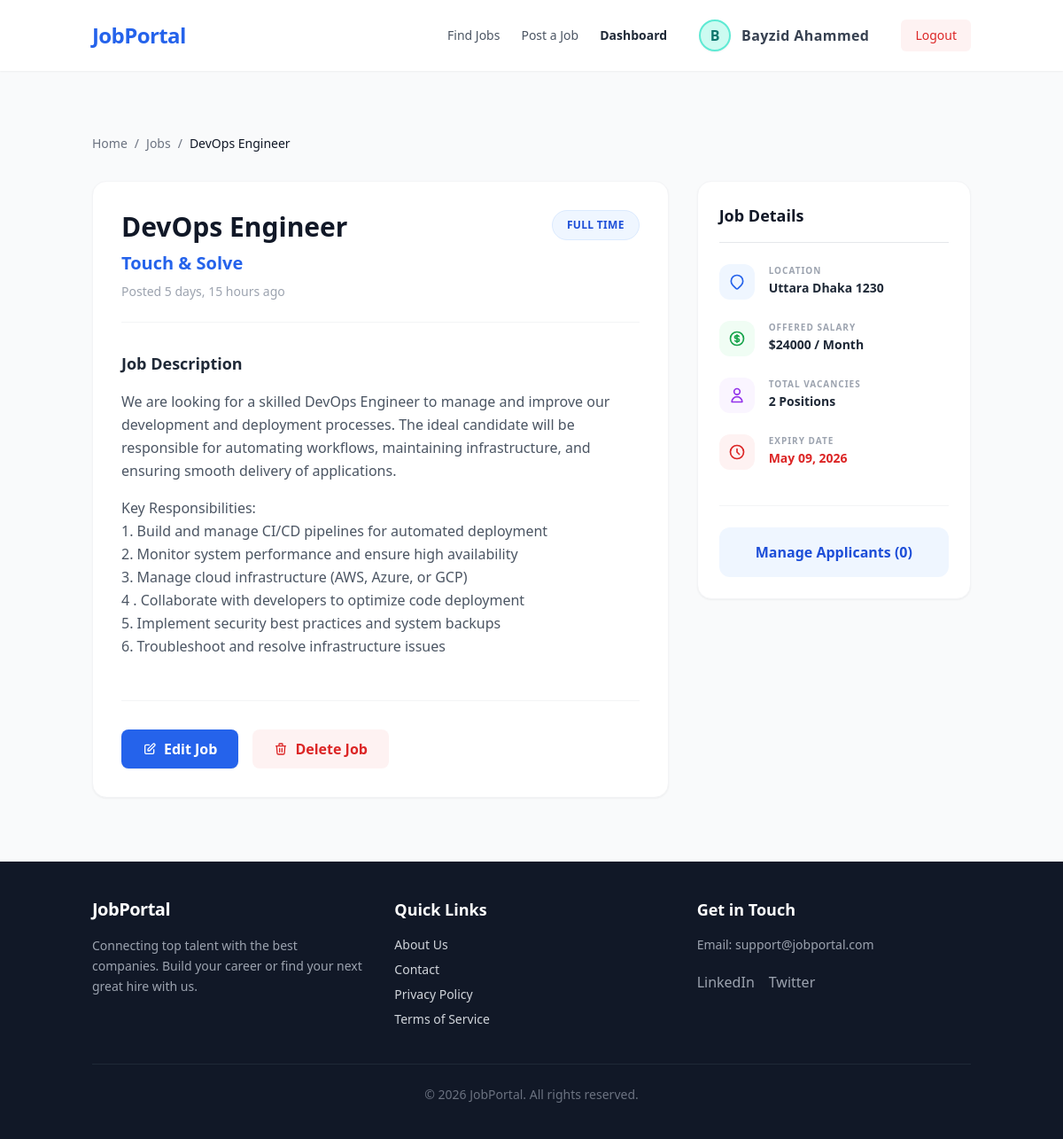
The page /job/job_details/4 (signed in) on the database its author committed.
### core/models.py (models this page shows, shortened)
class CustomUser(AbstractUser):
    user_type = (
        ('jobseeker', 'Job Seeker'),
        ('recruiter', 'Recruiter')
    )
    full_name = models.CharField(max_length=30)
    profile_pic = models.ImageField(upload_to='profile/',null=True,blank=True)
    role = models.CharField(max_length=25,choices=user_type)

### jobs/models.py (models this page shows, shortened)
class Job(models.Model):
    TYPE_CHOICES = (
        ('full_time', 'Full Time'),
        ('part_time', 'Part Time'),
        ('remote', 'Remote'),
        ('contract', 'Contract'),
        ('internship', 'Internship'),
    )
    recruiter = models.ForeignKey(Recruiter, on_delete=models.CASCADE)
    title  = models.CharField(max_length=50)
    company = models.CharField(max_length=100)
    description = models.TextField()
    openings = models.IntegerField()
    salary = models.IntegerField()
    job_type = models.CharField(max_length=40, choices=TYPE_CHOICES)
    location = models.CharField(max_length=50)
    deadline = models.DateField()
    created_at = models.DateTimeField(auto_now_add=True)

### jobs/views.py (the view)
# urls.py: path('job_details/<int:job_id>', views.job_details, name = 'job_details'),
def job_details(request, job_id):
    job = get_object_or_404(Job, id=job_id)
    has_applied = False
    if request.user.is_authenticated and request.user.role == 'jobseeker':
        has_applied = Application.objects.filter(job=job, applicant=request.user.jobseeker).exists()
    context = {
        'job': job,
        'today': timezone.now().date(), # Used to check the deadline
        'has_applied': has_applied      # Used to swap the Apply button
    }
    return render(request, 'jobs/job_details.html', context)

### templates/jobs/job_details.html (shortened to what this page needs)
{% extends 'base.html' %}
{% load static %}
{% block content %}
<div class="max-w-5xl mx-auto my-10">
    <div class="flex items-center gap-2 text-sm text-gray-500 mb-8">
        <a href="{% url 'home' %}" class="hover:text-blue-600 transition-colors">Home</a>
        <span>/</span>
        <a href="#" class="hover:text-blue-600 transition-colors">Jobs</a>
        <span>/</span>
        <span class="text-gray-900 font-medium line-clamp-1">{{ job.title }}</span>
    </div>
    <div class="grid grid-cols-1 lg:grid-cols-3 gap-8">
        <div class="lg:col-span-2 space-y-6">
            <div class="bg-white p-8 rounded-2xl shadow-sm border border-gray-100">
                <div class="flex flex-col md:flex-row justify-between items-start mb-6 gap-4">
                    <div>
                        <h1 class="text-3xl font-extrabold text-gray-900 mb-2 leading-tight">{{ job.title }}</h1>
                        <p class="text-xl text-blue-600 font-semibold">{{ job.company }}</p>
                        <p class="text-sm text-gray-400 mt-2">Posted {{ job.created_at|timesince }} ago</p>
                    </div>
                    <span
                        class="inline-flex items-center bg-blue-50 text-blue-700 text-xs font-bold px-4 py-2 rounded-full uppercase tracking-wide border border-blue-100">
                        {{ job.get_job_type_display }}
                    </span>
                </div>
                <div class="border-t border-gray-100 pt-8">
                    <h3 class="text-lg font-bold text-gray-800 mb-4">Job Description</h3>
                    <div class="text-gray-600 leading-relaxed text-base space-y-4">
                        {{ job.description|linebreaks }}
                    </div>
                </div>
                {% if user.role == 'recruiter' and user == job.recruiter.user %}
                <div class="mt-12 pt-8 border-t border-gray-100 flex flex-wrap items-center gap-4">
                    <a href="#"
                        class="inline-flex items-center gap-2 bg-blue-600 text-white font-bold px-6 py-2.5 rounded-lg hover:bg-blue-700 transition-all shadow-sm active:scale-95">
                        <svg class="w-4 h-4" fill="none" stroke="currentColor" viewBox="0 0 24 24">
                            <path stroke-linecap="round" stroke-linejoin="round" stroke-width="2"
                                d="M11 5H6a2 2 0 00-2 2v11a2 2 0 002 2h11a2 2 0 002-2v-5m-1.414-9.414a2 2 0 112.828 2.828L11.828 15H9v-2.828l8.586-8.586z">
                            </path>
                        </svg>
                        Edit Job
                    </a>
                    <form action="#" method="POST"
                        onsubmit="return confirm('Are you sure you want to delete this job posting? This action cannot be undone.');"
                        class="inline">
                        <button type="submit"
                            class="inline-flex items-center gap-2 bg-red-50 text-red-600 font-bold px-6 py-2.5 rounded-lg hover:bg-red-100 transition-colors active:scale-95">
                            <svg class="w-4 h-4" fill="none" stroke="currentColor" viewBox="0 0 24 24">
                                <path stroke-linecap="round" stroke-linejoin="round" stroke-width="2"
                                    d="M19 7l-.867 12.142A2 2 0 0116.138 21H7.862a2 2 0 01-1.995-1.858L5 7m5 4v6m4-6v6m1-10V4a1 1 0 00-1-1h-4a1 1 0 00-1 1v3M4 7h16">
                                </path>
                            </svg>
                            Delete Job
                        </button>
                    </form>
                </div>
                {% endif %}
            </div>
        </div>
        <div class="lg:col-span-1">
            <div class="bg-white p-6 rounded-2xl shadow-sm border border-gray-100 sticky top-24">
                <h3 class="font-bold text-gray-900 mb-6 text-lg border-b pb-4">Job Details</h3>
                <div class="space-y-6">
                    <div class="flex items-start gap-4">
                        <div
                            class="w-10 h-10 bg-blue-50 rounded-xl flex shrink-0 items-center justify-center text-blue-600">
                            <svg class="w-5 h-5" fill="none" stroke="currentColor" viewBox="0 0 24 24">
                                <path stroke-linecap="round" stroke-linejoin="round" stroke-width="2"
                                    d="M17.657 16.657L13.414 20.9a1.998 1.998 0 01-2.827 0l-4.244-4.243a8 8 0 1111.314 0z">
                                </path>
                            </svg>
                        </div>
                        <div>
                            <p class="text-[10px] text-gray-400 font-black uppercase tracking-widest mb-0.5">Location
                            </p>
                            <p class="text-sm font-bold text-gray-800">{{ job.location }}</p>
                        </div>
                    </div>
                    <div class="flex items-start gap-4">
                        <div
                            class="w-10 h-10 bg-green-50 rounded-xl flex shrink-0 items-center justify-center text-green-600">
                        </div>
                        <div>
                            <p class="text-[10px] text-gray-400 font-black uppercase tracking-widest mb-0.5">Offered
                                Salary</p>
                            <p class="text-sm font-bold text-gray-800">${{ job.salary|floatformat:0 }} / Month</p>
                        </div>
                    </div>
                    <div class="flex items-start gap-4">
                        <div
                            class="w-10 h-10 bg-purple-50 rounded-xl flex shrink-0 items-center justify-center text-purple-600">
                            <svg class="w-5 h-5" fill="none" stroke="currentColor" viewBox="0 0 24 24">
                                <path stroke-linecap="round" stroke-linejoin="round" stroke-width="2"
                                    d="M16 7a4 4 0 11-8 0 4 4 0 018 0zM12 14a7 7 0 00-7 7h14a7 7 0 00-7-7z"></path>
                            </svg>
                        </div>
                        <div>
                            <p class="text-[10px] text-gray-400 font-black uppercase tracking-widest mb-0.5">Total
                                Vacancies</p>
                            <p class="text-sm font-bold text-gray-800">{{ job.openings }} Positions</p>
                        </div>
                    </div>
                    <div class="flex items-start gap-4">
                        <div
                            class="w-10 h-10 bg-red-50 rounded-xl flex shrink-0 items-center justify-center text-red-600">
                            <svg class="w-5 h-5" fill="none" stroke="currentColor" viewBox="0 0 24 24">
                                <path stroke-linecap="round" stroke-linejoin="round" stroke-width="2"
                                    d="M12 8v4l3 3m6-3a9 9 0 11-18 0 9 9 0 0118 0z"></path>
                            </svg>
                        </div>
                        <div>
                            <p class="text-[10px] text-gray-400 font-black uppercase tracking-widest mb-0.5">Expiry Date
                            </p>
                            <p class="text-sm font-bold text-red-600">{{ job.deadline|date:"F d, Y" }}</p>
                        </div>
                    </div>
                </div>
                <div class="mt-10 pt-6 border-t border-gray-100">
                    {% if job.deadline < today %} <div
                        class="block w-full bg-red-50 border border-red-100 text-red-600 text-center font-bold py-4 rounded-xl cursor-not-allowed">
                        Deadline Passed - Applications Closed
                </div>
                {% else %}
                {% if user.is_authenticated %}
                {% if user.role == 'jobseeker' %}
                {% if not user.jobseeker.cv %}
                <a href="{% url 'profile' user.username %}"
                    class="block w-full bg-orange-500 text-white text-center font-bold py-4 rounded-xl hover:bg-orange-600 transition-all shadow-lg shadow-orange-100 active:scale-[0.98]">
                    Upload CV to Apply
                </a>
                <p class="text-center text-[11px] text-orange-500 mt-3 font-medium">
                    A resume is required to apply for this position.
                </p>
                {% elif has_applied %}
                <div
                    class="flex justify-center items-center gap-2 w-full bg-green-50 text-green-700 text-center font-bold py-4 rounded-xl border border-green-100">
                    <svg class="w-5 h-5" fill="none" stroke="currentColor" viewBox="0 0 24 24">
                        <path stroke-linecap="round" stroke-linejoin="round" stroke-width="2" d="M5 13l4 4L19 7"></path>
                    </svg>
                    Already Applied
                </div>
                {% else %}
                <form action="{% url 'apply_job' job.id %}" method="POST">
                    {% csrf_token %}
                    <button type="submit"
                        class="w-full bg-blue-600 text-white font-bold py-4 rounded-xl hover:bg-blue-700 transition-all shadow-lg shadow-blue-100 active:scale-[0.98]">
                        Apply Now
                    </button>
                </form>
                <p class="text-center text-[11px] text-gray-400 mt-3 italic">
                    Your profile and CV will be shared with the recruiter.
                </p>
                {% endif %}
                {% elif user.role == 'recruiter' and user == job.recruiter.user %}
                <a href="#"
                    class="block w-full bg-blue-50 text-blue-700 text-center font-bold py-4 rounded-xl hover:bg-blue-100 transition-colors">
                    Manage Applicants ({{ job.applications.count }})
                </a>
                {% endif %}
                {% else %}
                <a href="{% url 'login' %}?next={{ request.path }}"
                    class="block w-full bg-gray-900 text-white text-center font-bold py-4 rounded-xl hover:bg-black transition-all">
                    Sign in to Apply
                </a>
                {% endif %}
                {% endif %}
            </div>
        </div>
    </div>
</div>
</div>
{% endblock %}

### templates/includes/header.html (shortened to what this page needs)
<header class="bg-white shadow-sm sticky top-0 z-50">
  <div class="container mx-auto px-4 py-4 flex justify-between items-center">
    <a href="{% url 'home' %}" class="text-2xl font-extrabold text-blue-600 tracking-tight">JobPortal</a>
    <nav class="hidden md:flex items-center space-x-6">
      <a href="{% url 'job_list' %}" class="text-sm font-medium text-gray-600 hover:text-blue-600 transition-colors">Find Jobs</a>
      {% if request.user.is_authenticated %}
        {% if request.user.role == 'recruiter' %}
          <a href="{% url 'post_job' %}" class="text-sm font-medium text-gray-600 hover:text-blue-600 transition-colors">Post a Job</a>
        {% endif %}
        <a href="{% url 'dashboard' %}" class="text-sm font-bold text-gray-800 hover:text-blue-600 transition-colors">Dashboard</a>
        <a href="{% url 'profile' request.user.username %}" class="flex items-center gap-3 hover:bg-teal-700 hover:text-white px-3 py-1.5 rounded-lg transition duration-200 group">
          {% if request.user.profile_pic %}
            <img src="{{ request.user.profile_pic.url }}" alt="Profile Picture" class="w-9 h-9 rounded-full object-cover border-2 border-teal-200 shadow-sm" />
          {% else %}
            <div class="w-9 h-9 rounded-full bg-teal-100 text-teal-700 flex items-center justify-center font-bold border-2 border-teal-300 shadow-sm">{{ request.user.username|first|upper }}</div>
          {% endif %}
          <span class="font-semibold tracking-wide text-gray-700 group-hover:text-white transition-colors">
            {{ request.user.full_name|default:request.user.username }}
          </span>
        </a>
        <a href="{% url 'logout' %}" class="text-sm font-medium bg-red-50 text-red-600 px-4 py-2 rounded-md hover:bg-red-100 transition-colors">Logout</a>
      {% else %}
        <a href="{% url 'login' %}" class="text-sm font-medium text-gray-600 hover:text-blue-600 transition-colors">Login</a>
        <a href="{% url 'register' %}" class="text-sm font-medium bg-blue-600 text-white px-5 py-2 rounded-md hover:bg-blue-700 transition-colors shadow-sm">Register</a>
      {% endif %}
    </nav>
  </div>
</header>

### rows shown on the page
CustomUser: user.username|first "B", user.full_name "Bayzid Ahammed"
Job: title "DevOps Engineer", company "Touch & Solve", created_at "5 days, 15 hours", job_type "FULL TIME", description "We are looking for a skilled DevOps Engineer to manage and improve our development and deployment processes. The ideal candidate will be responsible for automating workflows, maintaining infrastructure, and ensuring smooth delivery of applications. Key Responsibilities: 1. Build and manage CI/CD pipelines for automated deployment 2. Monitor system performance and ensure high availability 3. Manage cloud infrastructure (AWS, Azure, or GCP) 4 . Collaborate with developers to optimize code deployment 5. Implement security best practices and system backups 6. Troubleshoot and resolve infrastructure issues", location "Uttara Dhaka 1230", salary "24000", openings "2", deadline "May 09, 2026", applications.count "0"
